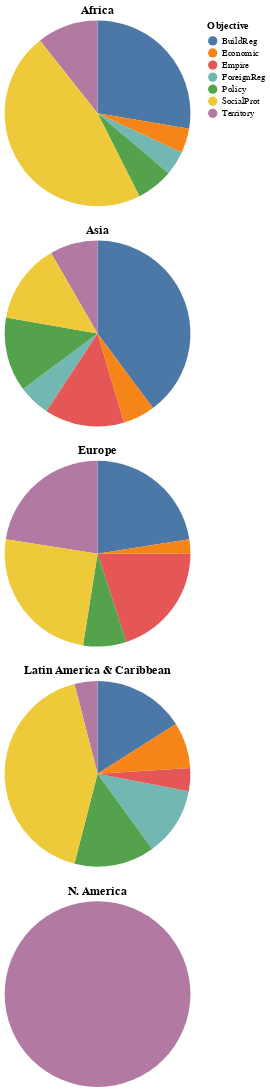

Notebook cell for this chart:
### Code cell
continent_objectives_df = df.groupby('UNRegT')[['ForeignReg', 'BuildReg', 'Empire', 'Territory', 'Policy', 'SocialProt', 'Economic']].sum().reset_index()
continent_objectives_df
melted_df = continent_objectives_df.melt(id_vars='UNRegT', var_name='Objective', value_name='Interv_Count')

pie_charts = []
for region in melted_df['UNRegT'].unique():
    region_df = melted_df[melted_df['UNRegT'] == region]
    pie_chart = alt.Chart(region_df).mark_arc().encode(
        theta=alt.Theta('Interv_Count:Q', stack=True),
        color='Objective:N',
        tooltip=['Objective:N', 'Interv_Count:Q']
    ).properties(
        title=region,
        width=200,
        height=200
    )
    pie_charts.append(pie_chart)

# Combine all pie charts into a single chart
combined_pie_charts = alt.vconcat(*pie_charts)

combined_pie_charts

### Figure 1 — Vega-Lite specification as saved in the notebook (floating-point values rounded to 4 significant figures)
{"config": {"view": {"continuousWidth": 300, "continuousHeight": 300}}, "vconcat": [{"data": {"name": "data-066c25bd72750d74bd4dabf2d16c85f6"}, "mark": {"type": "arc"}, "encoding": {"color": {"field": "Objective", "type": "nominal"}, "theta": {"field": "Interv_Count", "stack": true, "type": "quantitative"}, "tooltip": [{"field": "Objective", "type": "nominal"}, {"field": "Interv_Count", "type": "quantitative"}]}, "height": 200, "title": "Africa", "width": 200}, {"data": {"name": "data-d7fcae0b0adeb0d26f2f70019f4ce2d0"}, "mark": {"type": "arc"}, "encoding": {"color": {"field": "Objective", "type": "nominal"}, "theta": {"field": "Interv_Count", "stack": true, "type": "quantitative"}, "tooltip": [{"field": "Objective", "type": "nominal"}, {"field": "Interv_Count", "type": "quantitative"}]}, "height": 200, "title": "Asia", "width": 200}, {"data": {"name": "data-b0d0223fafdfdaa0a56aad73c43871c5"}, "mark": {"type": "arc"}, "encoding": {"color": {"field": "Objective", "type": "nominal"}, "theta": {"field": "Interv_Count", "stack": true, "type": "quantitative"}, "tooltip": [{"field": "Objective", "type": "nominal"}, {"field": "Interv_Count", "type": "quantitative"}]}, "height": 200, "title": "Europe", "width": 200}, {"data": {"name": "data-7aff4e73aad87dbcb213c94af6385623"}, "mark": {"type": "arc"}, "encoding": {"color": {"field": "Objective", "type": "nominal"}, "theta": {"field": "Interv_Count", "stack": true, "type": "quantitative"}, "tooltip": [{"field": "Objective", "type": "nominal"}, {"field": "Interv_Count", "type": "quantitative"}]}, "height": 200, "title": "Latin America & Caribbean", "width": 200}, {"data": {"name": "data-c0c1eff8e423523114aebca11fe4ea8f"}, "mark": {"type": "arc"}, "encoding": {"color": {"field": "Objective", "type": "nominal"}, "theta": {"field": "Interv_Count", "stack": true, "type": "quantitative"}, "tooltip": [{"field": "Objective", "type": "nominal"}, {"field": "Interv_Count", "type": "quantitative"}]}, "height": 200, "title": "N. America", "width": 200}], "$schema": "https://vega.github.io/schema/vega-lite/v5.17.0.json", "datasets": {"data-066c25bd72750d74bd4dabf2d16c85f6": [{"UNRegT": "Africa", "Objective": "ForeignReg", "Interv_Count": 2.0}, {"UNRegT": "Africa", "Objective": "BuildReg", "Interv_Count": 13.0}, {"UNRegT": "Africa", "Objective": "Empire", "Interv_Count": 0.0}, {"UNRegT": "Africa", "Objective": "Territory", "Interv_Count": 5.0}, {"UNRegT": "Africa", "Objective": "Policy", "Interv_Count": 3.0}, {"UNRegT": "Africa", "Objective": "SocialProt", "Interv_Count": 22.0}, {"UNRegT": "Africa", "Objective": "Economic", "Interv_Count": 2.0}], "data-d7fcae0b0adeb0d26f2f70019f4ce2d0": [{"UNRegT": "Asia", "Objective": "ForeignReg", "Interv_Count": 6.0}, {"UNRegT": "Asia", "Objective": "BuildReg", "Interv_Count": 43.0}, {"UNRegT": "Asia", "Objective": "Empire", "Interv_Count": 15.0}, {"UNRegT": "Asia", "Objective": "Territory", "Interv_Count": 9.0}, {"UNRegT": "Asia", "Objective": "Policy", "Interv_Count": 14.0}, {"UNRegT": "Asia", "Objective": "SocialProt", "Interv_Count": 15.0}, {"UNRegT": "Asia", "Objective": "Economic", "Interv_Count": 6.0}], "data-b0d0223fafdfdaa0a56aad73c43871c5": [{"UNRegT": "Europe", "Objective": "ForeignReg", "Interv_Count": 0.0}, {"UNRegT": "Europe", "Objective": "BuildReg", "Interv_Count": 9.0}, {"UNRegT": "Europe", "Objective": "Empire", "Interv_Count": 8.0}, {"UNRegT": "Europe", "Objective": "Territory", "Interv_Count": 9.0}, {"UNRegT": "Europe", "Objective": "Policy", "Interv_Count": 3.0}, {"UNRegT": "Europe", "Objective": "SocialProt", "Interv_Count": 10.0}, {"UNRegT": "Europe", "Objective": "Economic", "Interv_Count": 1.0}], "data-7aff4e73aad87dbcb213c94af6385623": [{"UNRegT": "Latin America & Caribbean", "Objective": "ForeignReg", "Interv_Count": 6.0}, {"UNRegT": "Latin America & Caribbean", "Objective": "BuildReg", "Interv_Count": 8.0}, {"UNRegT": "Latin America & Caribbean", "Objective": "Empire", "Interv_Count": 2.0}, {"UNRegT": "Latin America & Caribbean", "Objective": "Territory", "Interv_Count": 2.0}, {"UNRegT": "Latin America & Caribbean", "Objective": "Policy", "Interv_Count": 7.0}, {"UNRegT": "Latin America & Caribbean", "Objective": "SocialProt", "Interv_Count": 21.0}, {"UNRegT": "Latin America & Caribbean", "Objective": "Economic", "Interv_Count": 4.0}], "data-c0c1eff8e423523114aebca11fe4ea8f": [{"UNRegT": "N. America", "Objective": "ForeignReg", "Interv_Count": 0.0}, {"UNRegT": "N. America", "Objective": "BuildReg", "Interv_Count": 0.0}, {"UNRegT": "N. America", "Objective": "Empire", "Interv_Count": 0.0}, {"UNRegT": "N. America", "Objective": "Territory", "Interv_Count": 1.0}, {"UNRegT": "N. America", "Objective": "Policy", "Interv_Count": 0.0}, {"UNRegT": "N. America", "Objective": "SocialProt", "Interv_Count": 0.0}, {"UNRegT": "N. America", "Objective": "Economic", "Interv_Count": 0.0}]}}
